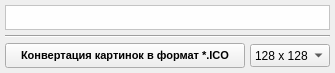
<?xml version="1.0" encoding="UTF-8"?>
<ui version="4.0">
 <class>Form</class>
 <widget class="QWidget" name="Form">
  <property name="geometry">
   <rect>
    <x>0</x>
    <y>0</y>
    <width>335</width>
    <height>73</height>
   </rect>
  </property>
  <property name="minimumSize">
   <size>
    <width>335</width>
    <height>0</height>
   </size>
  </property>
  <property name="maximumSize">
   <size>
    <width>335</width>
    <height>16777215</height>
   </size>
  </property>
  <property name="windowTitle">
   <string>Convert_PNG_to_ISO</string>
  </property>
  <property name="windowIcon">
   <iconset>
    <normaloff>logo.ico</normaloff>logo.ico</iconset>
  </property>
  <layout class="QGridLayout" name="gridLayout">
   <property name="leftMargin">
    <number>5</number>
   </property>
   <property name="topMargin">
    <number>5</number>
   </property>
   <property name="rightMargin">
    <number>5</number>
   </property>
   <property name="bottomMargin">
    <number>5</number>
   </property>
   <property name="spacing">
    <number>5</number>
   </property>
   <item row="0" column="0" colspan="2">
    <widget class="QPlainTextEdit" name="plainTextEdit">
     <property name="sizePolicy">
      <sizepolicy hsizetype="Expanding" vsizetype="Expanding">
       <horstretch>0</horstretch>
       <verstretch>0</verstretch>
      </sizepolicy>
     </property>
     <property name="minimumSize">
      <size>
       <width>0</width>
       <height>25</height>
      </size>
     </property>
     <property name="maximumSize">
      <size>
       <width>16777215</width>
       <height>16777215</height>
      </size>
     </property>
     <property name="sizeIncrement">
      <size>
       <width>0</width>
       <height>0</height>
      </size>
     </property>
     <property name="toolTip">
      <string>&lt;html&gt;&lt;head/&gt;&lt;body&gt;&lt;p align=&quot;center&quot;&gt;&lt;br/&gt;&lt;/p&gt;&lt;/body&gt;&lt;/html&gt;</string>
     </property>
     <property name="styleSheet">
      <string notr="true">background-color: rgb(254, 254, 254);</string>
     </property>
     <property name="plainText">
      <string/>
     </property>
     <property name="placeholderText">
      <string>Перетащите в данное поле файл исходной картинки</string>
     </property>
    </widget>
   </item>
   <item row="1" column="0" colspan="2">
    <widget class="Line" name="line">
     <property name="orientation">
      <enum>Qt::Horizontal</enum>
     </property>
    </widget>
   </item>
   <item row="2" column="0">
    <widget class="QPushButton" name="pushButton">
     <property name="sizePolicy">
      <sizepolicy hsizetype="Minimum" vsizetype="Expanding">
       <horstretch>0</horstretch>
       <verstretch>0</verstretch>
      </sizepolicy>
     </property>
     <property name="minimumSize">
      <size>
       <width>0</width>
       <height>25</height>
      </size>
     </property>
     <property name="maximumSize">
      <size>
       <width>16777215</width>
       <height>25</height>
      </size>
     </property>
     <property name="font">
      <font>
       <pointsize>8</pointsize>
       <weight>75</weight>
       <bold>true</bold>
      </font>
     </property>
     <property name="text">
      <string>Конвертация картинок в формат *.ICO</string>
     </property>
     <property name="shortcut">
      <string>Esc</string>
     </property>
    </widget>
   </item>
   <item row="2" column="1">
    <widget class="QComboBox" name="comboBox">
     <property name="minimumSize">
      <size>
       <width>0</width>
       <height>23</height>
      </size>
     </property>
     <property name="maximumSize">
      <size>
       <width>80</width>
       <height>23</height>
      </size>
     </property>
     <property name="currentIndex">
      <number>0</number>
     </property>
     <item>
      <property name="text">
       <string>128 x 128</string>
      </property>
     </item>
     <item>
      <property name="text">
       <string>64 x 64</string>
      </property>
     </item>
     <item>
      <property name="text">
       <string>48 x 48</string>
      </property>
     </item>
     <item>
      <property name="text">
       <string>32 x 32</string>
      </property>
     </item>
     <item>
      <property name="text">
       <string>16 x 16</string>
      </property>
     </item>
    </widget>
   </item>
  </layout>
 </widget>
 <resources/>
 <connections/>
</ui>
